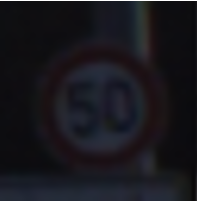
#> input picture examples/dark_sign.png, 197 x 202 px
$ python -i tools.py   (imports and definitions only)
#> lines starting #> are read from the running program, lines starting #| are printed output that depends on the picture
import numpy as np
import cv2
import IPython.display
import PIL.Image
from io import BytesIO


# for image modification
import random
from skimage.transform import rotate
from skimage.transform import warp
from skimage.transform import ProjectiveTransform


# [8 lines left out: function showarray, not called in this run]


def equalize_rgb(img, clahe=True):
#> called with clahe = True
    img_yuv = cv2.cvtColor(img, cv2.COLOR_RGB2YUV)
#> img_yuv: shape (202, 197, 3); mean of channels 0, 1, 2 25.5, 130.1, 128
    if clahe:
        clahe = cv2.createCLAHE(clipLimit=4, tileGridSize=(3, 3))
        img_yuv[:, :, 0] = clahe.apply(img_yuv[:, :, 0])
#> img_yuv: shape (202, 197, 3); mean of channels 0, 1, 2 56.3, 130.1, 128

    else:
        img_yuv[:, :, 0] = cv2.equalizeHist(img_yuv[:, :, 0])

    img_output = cv2.cvtColor(img_yuv, cv2.COLOR_YUV2RGB)
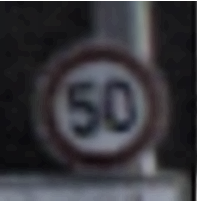
#> img_output: shape (202, 197, 3); mean R, G, B 56.3, 55.5, 60.5

    return img_output


def equalize_set(set, clahe=True):
    return np.array([equalize_rgb(image, clahe=clahe) for image in set])


def pixel_normalization(p):
    return (p - 128.) / 128


# This code borrowed from https://navoshta.com/traffic-signs-classification/,
# a previous term student who worked out the gritty details of transforming images
# [38 lines left out: functions rotate_ims, apply_projection_transform, not called in this run]

>>> import cv2
>>> picture = cv2.cvtColor(cv2.imread('examples/dark_sign.png'), cv2.COLOR_BGR2RGB)
>>> result = equalize_rgb(picture)
